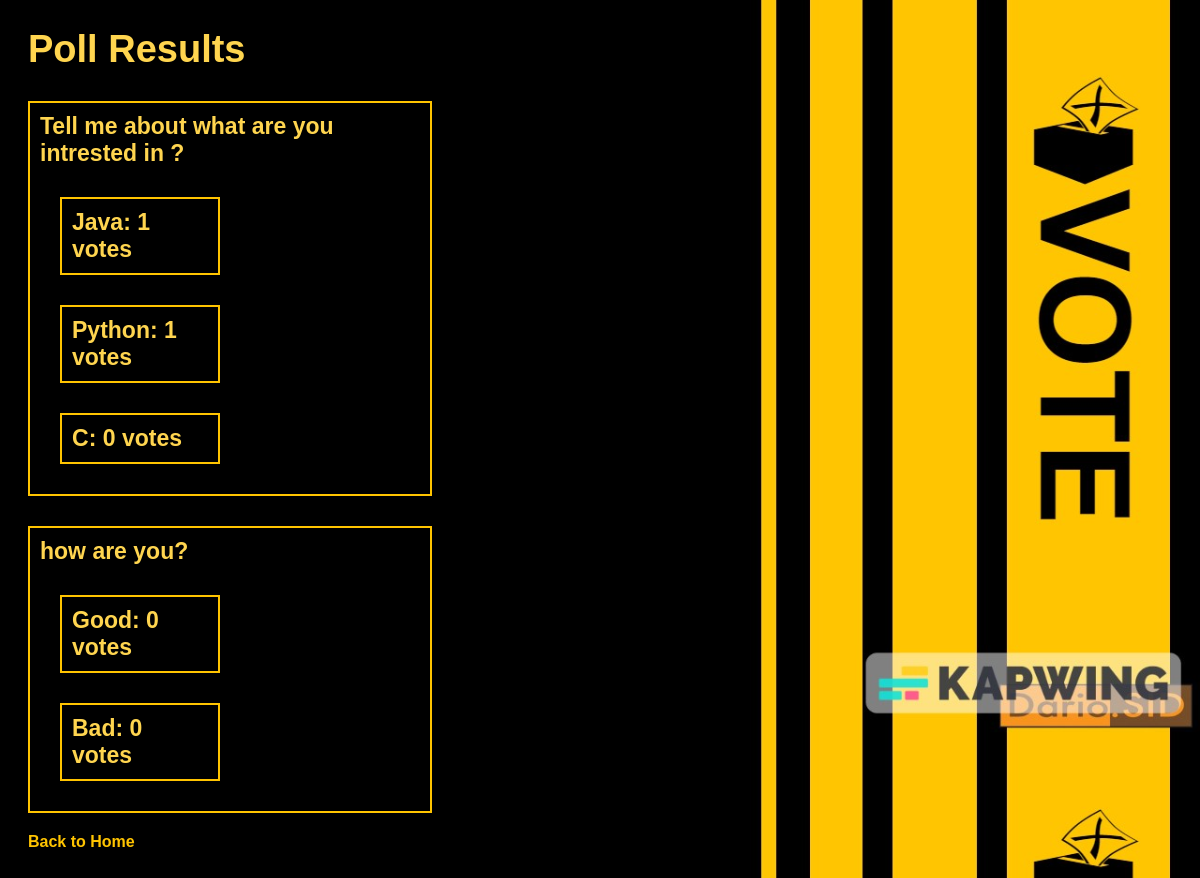
Screenshot of /polls/view_results/ with the database file from the repository.
### polls/models.py (models this page shows, shortened)
class Question(models.Model):
    question_text = models.CharField(max_length=200)

class Choice(models.Model):
    question = models.ForeignKey(Question, on_delete=models.CASCADE)
    choice_text = models.CharField(max_length=200)
    votes = models.IntegerField(default=0)

### polls/views.py (the view)
# urls.py: path('view_results/', views.view_results, name='view_results'),
def view_results(request):
    questions = Question.objects.all()
    return render(request, 'polls/view_results.html', {'questions': questions})

### polls/templates/polls/view_results.html (shortened to what this page needs)
<html>
  <head>
    {% load static %}
  </head>
  <body>
    <h1>Poll Results</h1>
    <ul>
      {% for question in questions %}
      <li>
        <strong>{{ question.question_text }}</strong>
        <ul>
          {% for choice in question.choice_set.all %}
          <li>{{ choice.choice_text }}: {{ choice.votes }} votes</li>
          {% endfor %}
        </ul>
      </li>
      {% endfor %}
    </ul>
    <a href="{% url 'polls:index' %}">Back to Home</a>
  </body>
</html>

### rows the page displays
Question: question_text "Tell me about what are you intrested in ?"
Choice: choice_text "Java", votes "1"
Choice: choice_text "Python", votes "1"
Choice: choice_text "C", votes "0"
Question: question_text "how are you?"
Choice: choice_text "Good", votes "0"
Choice: choice_text "Bad", votes "0"
